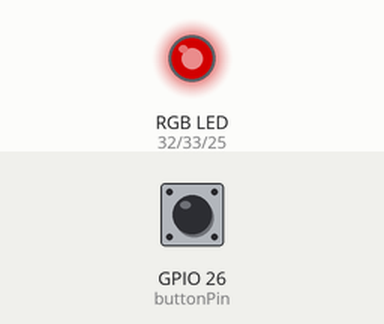
A sketch run on a simulated ESP32. Shown: an RGB LED mixed from three pins (HIGH = lit). Inputs (shaded band) come from the test bench; at power-on: GPIO 26 (buttonPin) HIGH. Dim RGB values are drawn brighter than linear.

Above: at 1.25 s.
1.3 s: GPIO 26 (buttonPin) pulled LOW for 0.15 s
At 4.13 s:
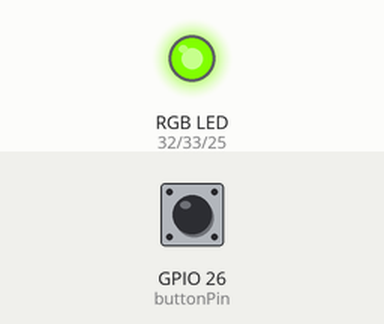
4.3 s: GPIO 26 (buttonPin) pulled LOW for 1 s
At 7.12 s:
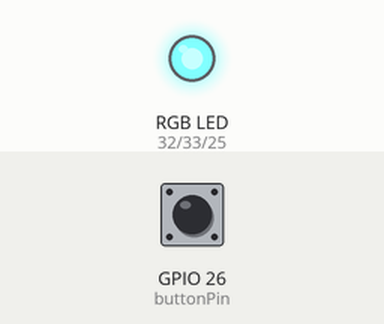
7.3 s: GPIO 26 (buttonPin) pulled LOW for 0.15 s
At 8.9 s:
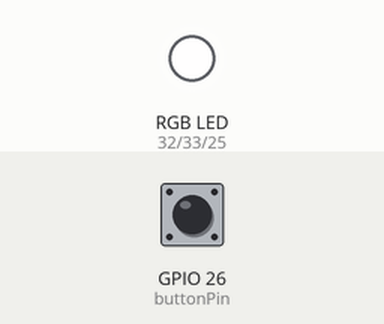
9.4 s: GPIO 26 (buttonPin) pulled LOW for 3.2 s
At 12.3 s:
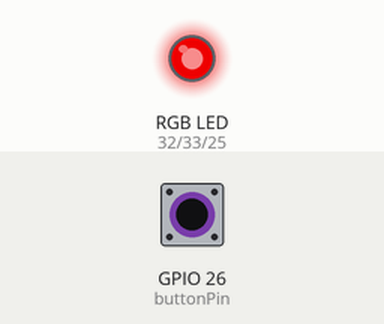
14.1 s: GPIO 26 (buttonPin) pulled LOW for 0.15 s
At 16.92 s:
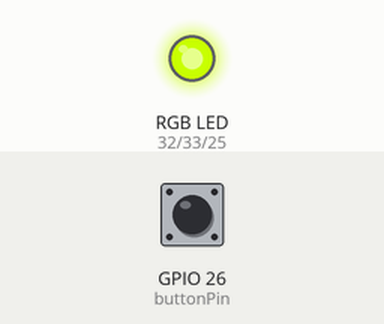
17.1 s: GPIO 26 (buttonPin) pulled LOW for 1 s
At 20.1 s:
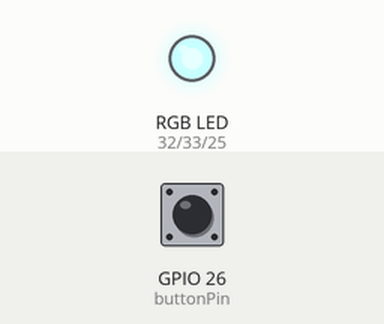
Timing chart, 0 to 21.1 s (numbered marks = the images above; inputs shaded):
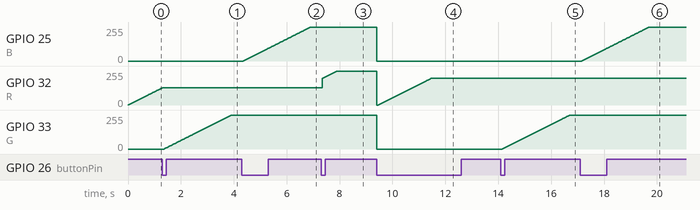

The sketch:

sketch_oct29c.ino
```cpp
#define R 32
#define G 33
#define B 25
#define buttonPin 26

int buttonState;
int lastButtonState = HIGH;
int currentStep = 0;
int brightness = 0;
bool increasing = true;

void setup() {
  Serial.begin(9600);
  pinMode(R, OUTPUT);
  pinMode(G, OUTPUT);
  pinMode(B, OUTPUT);
  pinMode(buttonPin, INPUT_PULLUP);

  digitalWrite(R, LOW);
  digitalWrite(G, LOW);
  digitalWrite(B, LOW);
}

void loop() {
  buttonState = digitalRead(buttonPin);

  if (buttonState == LOW && lastButtonState == HIGH) {
    currentStep++;
    if (currentStep > 3) {
      currentStep = 0;
      analogWrite(R, 0);
      analogWrite(G, 0);
      analogWrite(B, 0);
    }
    brightness = 0;
    increasing = true;
    delay(50);
  }
  lastButtonState = buttonState;

  switch (currentStep) {
    case 0:  // 初始狀態，R 從 0 到 200
      if (brightness < 200) {
        analogWrite(R, brightness);
        analogWrite(G, 0);
        analogWrite(B, 0);
        brightness++;
        delay(10);
      }
      break;

    case 1:  // G 從 0 到 255
      if (brightness < 255) {
        analogWrite(G, brightness);
        brightness++;
        delay(10);
      }
      break;

    case 2:  // B 從 0 到 255
      if (brightness < 255) {
        analogWrite(B, brightness);
        brightness++;
        delay(10);
      }
      break;

    case 3:  // R 從 200 到 255
      if (brightness < 255) {
        analogWrite(R, brightness + 200);
        brightness++;
        delay(10);
      }
      break;
  }
}
```

Measured:
- after the input at 1.3 s, GPIO 32 (R): stays 129/255 (without the input it goes to 130/255 after 0.01 s); GPIO 33 (G): moves from 0/255 to 254/255 over 2.5 s, starting after 0.07 s
- after the input at 4.3 s, GPIO 25 (B): moves from 0/255 to 254/255 over 2.5 s, starting after 0.06 s
- after the input at 7.3 s, GPIO 32 (R): moves from 129/255 to 255/255 over 0.55 s, starting after 0.05 s
- after the input at 9.4 s, GPIO 25 (B), GPIO 33 (G): 254/255 → 0/255 at once
- after the input at 14.1 s, GPIO 33 (G): moves from 0/255 to 254/255 over 2.5 s, starting after 0.06 s
- after the input at 17.1 s, GPIO 25 (B): moves from 0/255 to 254/255 over 2.5 s, starting after 0.06 s
